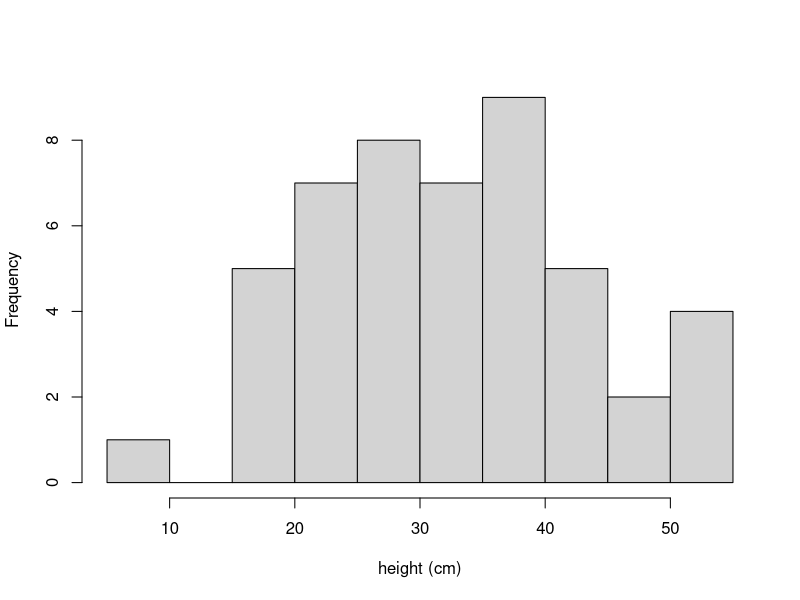

Reproduce this figure in R.
# SMU R Coding workshop - importing data 
# Purpose: teach students and professors how to import data
# as well as creating R scripts (so it's 2-in-1 thing here)
# Code developed by Garland Xie (garlandxie@smu.ca)

# Install libraries  ------------------------------------------------------
install.packages(c("readr", "readxl"))

# Import libraries --------------------------------------------------------
library(readr)   # for reading in csv files 
library(readxl)  # for reading in excel files 

# Some notes on libraries

# Installing libraries depend on the current version of R installed in
# your laptop. Remember that certain people update these libraries and 
# it varies on the version of R

# Bottom-right window of R studio shows the list of libraries 
# currently installed in R
# quick way to check what's installed or not (and their versions)

# All R libraries should contain documentation for each respective
# function. You can check these for more info about what they do

# Import data -------------------------------------------------------------

# Importing data comes in many shapes and sizes in R
# Relatively easy to import data if they have a defined structure: 
  # text files, excel files, or google spreadsheets (so think table formats)
# A little bit harder when it's more messy and unstructured: 
  # web pages (think scraping data from lots of lines of code)

# In my experience, a lot of people import their data either through:
  # Excel 
  # Comma-seprated delimited files(CSV)
# So we'll just use these two examples for today
  # Each of these two examples have their own advantages and disadvantages

# Importing csv files ------------------------------------------------------

  # The set-up fora comma-separated delimited files is simple:
  # 1,2,3 ==> each row has its values separated by just commas
  # the beauty of this file format is that it'll never degrade
  # excel file formats might get upgraded and any changes might affect import
  # plus, the simplicity of this format means a smaller file size 

# strings are factors by default
catdf1_csv <- read.csv("cat_stuff_by_commas.csv")

# automatically: strings are NOT factors (which is good)
catdf2_csv <- read_csv("cat_stuff_by_commas.csv")

# I like doing sanity checks so let's check if every cells is
# equal between both data-frames (remember: the results should be TRUE)
all(catdf1_csv == catdf2_csv)

# Hmm. looks like we have missing values (NA) in our data-sets
# We can just remove missing values for now
# Looks like both read_csv and read.csv interpret the remarks
# column differently (characters vs factors)
all(catdf1_csv == catdf2_csv, na.rm = TRUE) 

# a little fancier: telling R what data types for each column
# why: by default, read_csv tries to guess what the data types are
# in some cases, you might need to tell R to change into a factor 
# e.g., experimental treatments are masked as integers rather than factors
cat_df2_csv <- read_csv("cat_stuff_by_commas.csv", 
                    col_types = cols(cat_ID = col_double(),
                                     cat_names = col_character(),
                                     height_cm = col_double(),
                                     weight_lbs = col_double(),
                                     remarks = col_character()
                                    )
                    )

# Importing excel files ----------------------------------------------------

# Unlike csv files, excel files have multiple work-sheets
catdf1_xls <- read_excel("cat_stuff_in_excel.xlsx", sheet = 1) 

# More robust: call the sheet name instead of the number
# You might accidentally switch the worksheets around (happened to me)
# So this method is easier to reproduce if someone else looked at your code
catdf2_xls <- read_excel("cat_stuff_in_excel.xlsx", sheet = "cat_traits")

# Sanity check
all(catdf1_xls == catdf2_xls, na.rm = TRUE)

# Similarly, R will parse both CSV and XLS into similar data structures (df)
# Should hold true for the datasets we've brought in from readr and readxl
all(catdf2_csv == catdf2_xls, na.rm = TRUE)

# Inspecting data frames -------------------------------------------------------

# chances are you'll be using data frames a lot when you're using R
# that being said, it might be a good idea to show some functions 
# that let you know explore more about the data frames you'll be working with

# 1) Check the packaging: did you import the right data?
# One way to verify this is to check the number of rows and columns

dim(catdf2_csv)  # both rows and columns 
nrow(catdf2_csv) # number of rows
ncol(catdf2_csv) # number of columns

# 2) Check the head and tails
# in some cases, you might have an extra comment line on your worksheet
# you don't want to catch you by surprise so double-check this first

head(catdf2_csv, n = 10) # first ten rows (use the n argument for big datasets)
tail(catdf2_csv, n = 10) # first ten rows (last ten rows)


# 3) Check the structure of the data-frame
# Verify that your columns have the correct data types (up to the analyst)
str(catdf1_csv)

# 4) Check the summary of the dataset
# aka summary statistics
# Quick look at ranges, averages and medians to get a sense of your data
summary(catdf2_csv)

# 5) Check your n's per categorical variable 
# Like seeing if you have replicate ID numbers
# Not very useful for numeric values tbh
table(catdf2_csv$cat_ID) 

# 6) Plotting histograms
# What kind of shape does your sample form? 
# You might see a classic bell-curved shape (normal distribution)
hist_heigt <- hist(catdf2_csv$height_cm, main = "", xlab = "height (cm)")
